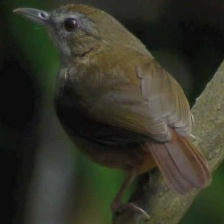
#> input picture archive/train/ABBOTTS BABBLER/162.jpg, 224 x 224 px; its folder holds only this picture in this run
$ jupyter execute --allow-errors efficientNet0_CNN.ipynb
#> lines starting #> are read from the running program, lines starting #| are printed output that depends on the picture
[cell 1]
# Import Data Science Libraries
import numpy as np
import pandas as pd
import matplotlib.pyplot as plt
import tensorflow as tf
from sklearn.model_selection import train_test_split

# Tensorflow Libraries
from tensorflow import keras

from tensorflow.keras import layers,models
from keras_preprocessing.image import ImageDataGenerator
from keras.layers import Dense, Dropout
from tensorflow.keras.callbacks import Callback, EarlyStopping,ModelCheckpoint, ReduceLROnPlateau
from tensorflow.keras.optimizers.legacy import Adam
from tensorflow.keras.applications import MobileNetV2, EfficientNetB0
from tensorflow.keras.models import load_model
from tensorflow.keras import Model
from tensorflow.keras.layers.experimental import preprocessing
import cv2
# System libraries
from pathlib import Path
import os.path
import random
from PIL import Image, ImageChops, ImageEnhance

# Visualization Libraries
import matplotlib.cm as cm
#!pip install cv2
#import cv2
import seaborn as sns

sns.set_style('darkgrid')

# Metrics
from sklearn.metrics import classification_report, confusion_matrix
import itertools

[cell 2]
### We create a bunch of helpful functions throughout the course.
### Storing them here so they're easily accessible.

# Create a function to import an image and resize it to be able to be used with our model
# [22 lines left out: function load_and_prep_image, not called in this run]

# Note: The following confusion matrix code is a remix of Scikit-Learn's
# plot_confusion_matrix function - https://scikit-learn.org/stable/modules/generated/sklearn.metrics.plot_confusion_matrix.html
import itertools
import matplotlib.pyplot as plt
import numpy as np
from sklearn.metrics import confusion_matrix

# Our function needs a different name to sklearn's plot_confusion_matrix
# [96 lines left out: functions make_confusion_matrix, pred_and_plot, not called in this run]

import datetime

# [17 lines left out: function create_tensorboard_callback, not called in this run]

# Plot the validation and training data separately
import matplotlib.pyplot as plt

# [73 lines left out: functions plot_loss_curves, compare_historys, not called in this run]

# Create function to unzip a zipfile into current working directory
# (since we're going to be downloading and unzipping a few files)
import zipfile

# [10 lines left out: function unzip_data, not called in this run]

# Walk through an image classification directory and find out how many files (images)
# are in each subdirectory.
import os

def walk_through_dir(dir_path):
  """
  Walks through dir_path returning its contents.

  Args:
    dir_path (str): target directory

  Returns:
    A print out of:
      number of subdiretories in dir_path
      number of images (files) in each subdirectory
      name of each subdirectory
  """
  for dirpath, dirnames, filenames in os.walk(dir_path):
    print(f"There are {len(dirnames)} directories and {len(filenames)} images in '{dirpath}'.")

# Function to evaluate: accuracy, precision, recall, f1-score
from sklearn.metrics import accuracy_score, precision_recall_fscore_support

# [19 lines left out: function calculate_results, not called in this run]

[cell 3]
BATCH_SIZE = 32
TARGET_SIZE = (224, 224)

[cell 4]
dataset = "./archive/train"
walk_through_dir(dataset);

[cell 5]
image_dir = Path(dataset)

# Get filepaths and labels
filepaths = list(image_dir.glob(r'**/*.JPG')) + list(image_dir.glob(r'**/*.jpg')) + list(image_dir.glob(r'**/*.png')) + list(image_dir.glob(r'**/*.png'))

labels = list(map(lambda x: os.path.split(os.path.split(x)[0])[1], filepaths))

filepaths = pd.Series(filepaths, name='Filepath').astype(str)
labels = pd.Series(labels, name='Label')

# Concatenate filepaths and labels
image_df = pd.concat([filepaths, labels], axis=1)

[cell 6]
# Get the top 20 labels
label_counts = image_df['Label'].value_counts()[:20]

plt.figure(figsize=(20, 6))
sns.barplot(x=label_counts.index, y=label_counts.values, alpha=0.8, palette='dark:salmon_r')
plt.title('Distribution of Top 20 Labels in Image Dataset', fontsize=16)
plt.xlabel('Label', fontsize=14)
plt.ylabel('Count', fontsize=14)
plt.xticks(rotation=45)
plt.show()
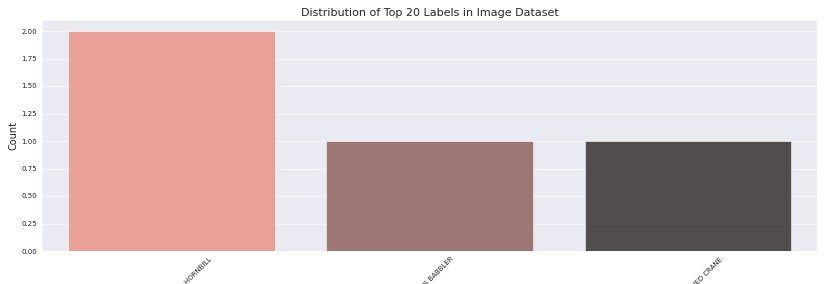
#> figure drawn by matplotlib, 1 panel

[cell 7]
# Display 16 picture of the dataset with their labels
random_index = np.random.randint(0, len(image_df), 16)
fig, axes = plt.subplots(nrows=4, ncols=4, figsize=(10, 10),
                        subplot_kw={'xticks': [], 'yticks': []})

for i, ax in enumerate(axes.flat):
    ax.imshow(plt.imread(image_df.Filepath[random_index[i]]))
    ax.set_title(image_df.Label[random_index[i]])
plt.tight_layout()
plt.show()
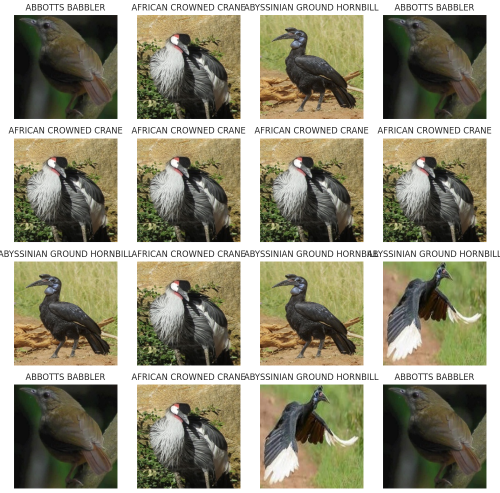
#> figure drawn by matplotlib, 16 panels
